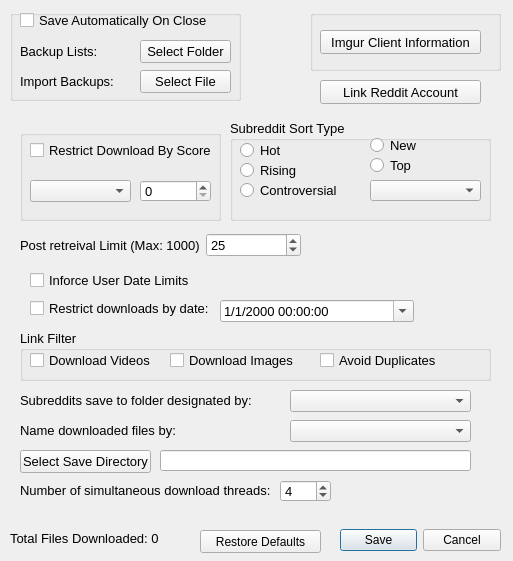
<?xml version="1.0" encoding="UTF-8"?>
<ui version="4.0">
 <class>Settings</class>
 <widget class="QWidget" name="Settings">
  <property name="geometry">
   <rect>
    <x>0</x>
    <y>0</y>
    <width>513</width>
    <height>561</height>
   </rect>
  </property>
  <property name="sizePolicy">
   <sizepolicy hsizetype="Fixed" vsizetype="Fixed">
    <horstretch>0</horstretch>
    <verstretch>0</verstretch>
   </sizepolicy>
  </property>
  <property name="minimumSize">
   <size>
    <width>513</width>
    <height>561</height>
   </size>
  </property>
  <property name="maximumSize">
   <size>
    <width>513</width>
    <height>561</height>
   </size>
  </property>
  <property name="windowTitle">
   <string>Settings</string>
  </property>
  <property name="windowIcon">
   <iconset>
    <normaloff>Images/settings_single_gear.png</normaloff>Images/settings_single_gear.png</iconset>
  </property>
  <property name="whatsThis">
   <string>&lt;html&gt;&lt;head/&gt;&lt;body&gt;&lt;p&gt;&lt;span style=&quot; font-size:10pt;&quot;&gt;This is a section to watch subreddits for top posts, and add users to userlist that are in the top&lt;/span&gt;&lt;/p&gt;&lt;/body&gt;&lt;/html&gt;</string>
  </property>
  <widget class="QWidget" name="gridLayoutWidget_2">
   <property name="geometry">
    <rect>
     <x>310</x>
     <y>10</y>
     <width>191</width>
     <height>61</height>
    </rect>
   </property>
   <layout class="QGridLayout" name="gridLayout_2">
    <item row="2" column="0">
     <widget class="QGroupBox" name="accounts_group">
      <property name="title">
       <string/>
      </property>
      <widget class="QPushButton" name="imgur_client_button">
       <property name="geometry">
        <rect>
         <x>10</x>
         <y>20</y>
         <width>161</width>
         <height>24</height>
        </rect>
       </property>
       <property name="font">
        <font>
         <pointsize>10</pointsize>
        </font>
       </property>
       <property name="text">
        <string>Imgur Client Information</string>
       </property>
      </widget>
     </widget>
    </item>
   </layout>
  </widget>
  <widget class="QWidget" name="gridLayoutWidget">
   <property name="geometry">
    <rect>
     <x>10</x>
     <y>10</y>
     <width>231</width>
     <height>91</height>
    </rect>
   </property>
   <layout class="QGridLayout" name="gridLayout">
    <item row="0" column="0">
     <widget class="QGroupBox" name="groupBox">
      <property name="title">
       <string/>
      </property>
      <widget class="QCheckBox" name="auto_save_checkbox">
       <property name="geometry">
        <rect>
         <x>10</x>
         <y>0</y>
         <width>199</width>
         <height>20</height>
        </rect>
       </property>
       <property name="font">
        <font>
         <pointsize>10</pointsize>
        </font>
       </property>
       <property name="text">
        <string>Save Automatically On Close</string>
       </property>
      </widget>
      <widget class="QLabel" name="label">
       <property name="geometry">
        <rect>
         <x>10</x>
         <y>30</y>
         <width>85</width>
         <height>23</height>
        </rect>
       </property>
       <property name="font">
        <font>
         <pointsize>10</pointsize>
        </font>
       </property>
       <property name="text">
        <string>Backup Lists:</string>
       </property>
      </widget>
      <widget class="QPushButton" name="backup_select_folder_button">
       <property name="geometry">
        <rect>
         <x>130</x>
         <y>30</y>
         <width>91</width>
         <height>23</height>
        </rect>
       </property>
       <property name="font">
        <font>
         <pointsize>10</pointsize>
        </font>
       </property>
       <property name="text">
        <string>Select Folder</string>
       </property>
      </widget>
      <widget class="QLabel" name="label_2">
       <property name="geometry">
        <rect>
         <x>10</x>
         <y>60</y>
         <width>109</width>
         <height>23</height>
        </rect>
       </property>
       <property name="font">
        <font>
         <pointsize>10</pointsize>
        </font>
       </property>
       <property name="text">
        <string>Import Backups:</string>
       </property>
      </widget>
      <widget class="QPushButton" name="backup_import_file_button">
       <property name="geometry">
        <rect>
         <x>130</x>
         <y>60</y>
         <width>91</width>
         <height>23</height>
        </rect>
       </property>
       <property name="font">
        <font>
         <pointsize>10</pointsize>
        </font>
       </property>
       <property name="text">
        <string>Select File</string>
       </property>
      </widget>
     </widget>
    </item>
   </layout>
  </widget>
  <widget class="QWidget" name="gridLayoutWidget_6">
   <property name="geometry">
    <rect>
     <x>10</x>
     <y>110</y>
     <width>491</width>
     <height>401</height>
    </rect>
   </property>
   <layout class="QGridLayout" name="gridLayout_6">
    <item row="0" column="0">
     <widget class="QStackedWidget" name="stackedWidget">
      <property name="font">
       <font>
        <pointsize>10</pointsize>
       </font>
      </property>
      <property name="currentIndex">
       <number>0</number>
      </property>
      <widget class="QWidget" name="page">
       <widget class="QWidget" name="gridLayoutWidget_3">
        <property name="geometry">
         <rect>
          <x>10</x>
          <y>20</y>
          <width>201</width>
          <height>91</height>
         </rect>
        </property>
        <layout class="QGridLayout" name="gridLayout_3" rowstretch="0,0">
         <property name="horizontalSpacing">
          <number>6</number>
         </property>
         <item row="1" column="0">
          <widget class="QGroupBox" name="score_group">
           <property name="title">
            <string/>
           </property>
           <widget class="QCheckBox" name="restrict_to_score_checkbox">
            <property name="geometry">
             <rect>
              <x>10</x>
              <y>10</y>
              <width>181</width>
              <height>20</height>
             </rect>
            </property>
            <property name="font">
             <font>
              <pointsize>10</pointsize>
             </font>
            </property>
            <property name="toolTip">
             <string>&lt;html&gt;&lt;head/&gt;&lt;body&gt;&lt;p&gt;&lt;span style=&quot; font-size:10pt;&quot;&gt;If checked, posts will only be downloaded if they are above or below a certain score&lt;/span&gt;&lt;/p&gt;&lt;/body&gt;&lt;/html&gt;</string>
            </property>
            <property name="layoutDirection">
             <enum>Qt::LeftToRight</enum>
            </property>
            <property name="text">
             <string>Restrict Download By Score</string>
            </property>
           </widget>
           <widget class="QComboBox" name="post_score_combo">
            <property name="geometry">
             <rect>
              <x>10</x>
              <y>50</y>
              <width>101</width>
              <height>22</height>
             </rect>
            </property>
            <property name="font">
             <font>
              <pointsize>10</pointsize>
             </font>
            </property>
            <property name="editable">
             <bool>false</bool>
            </property>
            <property name="currentText">
             <string/>
            </property>
           </widget>
           <widget class="QSpinBox" name="post_score_limit_spin_box">
            <property name="geometry">
             <rect>
              <x>120</x>
              <y>50</y>
              <width>71</width>
              <height>22</height>
             </rect>
            </property>
            <property name="maximum">
             <number>100000</number>
            </property>
           </widget>
          </widget>
         </item>
        </layout>
       </widget>
       <widget class="QWidget" name="gridLayoutWidget_5">
        <property name="geometry">
         <rect>
          <x>220</x>
          <y>10</y>
          <width>261</width>
          <height>101</height>
         </rect>
        </property>
        <layout class="QGridLayout" name="gridLayout_5">
         <item row="1" column="0" rowspan="2">
          <widget class="QGroupBox" name="subreddit_sort_group">
           <property name="font">
            <font>
             <pointsize>10</pointsize>
            </font>
           </property>
           <property name="title">
            <string>Subreddit Sort Type</string>
           </property>
           <widget class="QRadioButton" name="sub_sort_hot_radio">
            <property name="geometry">
             <rect>
              <x>10</x>
              <y>20</y>
              <width>51</width>
              <height>21</height>
             </rect>
            </property>
            <property name="font">
             <font>
              <pointsize>10</pointsize>
             </font>
            </property>
            <property name="text">
             <string>Hot</string>
            </property>
           </widget>
           <widget class="QRadioButton" name="sub_sort_rising_radio">
            <property name="geometry">
             <rect>
              <x>10</x>
              <y>40</y>
              <width>61</width>
              <height>21</height>
             </rect>
            </property>
            <property name="font">
             <font>
              <pointsize>10</pointsize>
             </font>
            </property>
            <property name="text">
             <string>Rising</string>
            </property>
           </widget>
           <widget class="QRadioButton" name="sub_sort_new_radio">
            <property name="geometry">
             <rect>
              <x>140</x>
              <y>10</y>
              <width>91</width>
              <height>31</height>
             </rect>
            </property>
            <property name="font">
             <font>
              <pointsize>10</pointsize>
             </font>
            </property>
            <property name="text">
             <string>New</string>
            </property>
           </widget>
           <widget class="QRadioButton" name="sub_sort_top_radio">
            <property name="geometry">
             <rect>
              <x>140</x>
              <y>30</y>
              <width>91</width>
              <height>31</height>
             </rect>
            </property>
            <property name="font">
             <font>
              <pointsize>10</pointsize>
             </font>
            </property>
            <property name="text">
             <string>Top</string>
            </property>
           </widget>
           <widget class="QRadioButton" name="sub_sort_controversial_radio">
            <property name="geometry">
             <rect>
              <x>10</x>
              <y>60</y>
              <width>111</width>
              <height>21</height>
             </rect>
            </property>
            <property name="font">
             <font>
              <pointsize>10</pointsize>
             </font>
            </property>
            <property name="text">
             <string>Controversial</string>
            </property>
           </widget>
           <widget class="QComboBox" name="sub_sort_top_combo">
            <property name="geometry">
             <rect>
              <x>140</x>
              <y>60</y>
              <width>111</width>
              <height>21</height>
             </rect>
            </property>
           </widget>
          </widget>
         </item>
        </layout>
       </widget>
       <widget class="QWidget" name="gridLayoutWidget_4">
        <property name="geometry">
         <rect>
          <x>10</x>
          <y>120</y>
          <width>281</width>
          <height>31</height>
         </rect>
        </property>
        <layout class="QGridLayout" name="gridLayout_4">
         <item row="0" column="0">
          <widget class="QLabel" name="post_limit_label">
           <property name="font">
            <font>
             <pointsize>10</pointsize>
            </font>
           </property>
           <property name="text">
            <string>Post retreival Limit (Max: 1000)</string>
           </property>
          </widget>
         </item>
         <item row="0" column="1">
          <widget class="QSpinBox" name="post_limit_spinbox">
           <property name="font">
            <font>
             <pointsize>10</pointsize>
            </font>
           </property>
           <property name="toolTip">
            <string>&lt;html&gt;&lt;head/&gt;&lt;body&gt;&lt;p&gt;&lt;span style=&quot; font-size:10pt;&quot;&gt;Sets the max number of posts to retrieve from Reddit.  The limit is 1000 posts (this limit is imposed by the reddit api)&lt;/span&gt;&lt;/p&gt;&lt;/body&gt;&lt;/html&gt;</string>
           </property>
           <property name="buttonSymbols">
            <enum>QAbstractSpinBox::UpDownArrows</enum>
           </property>
           <property name="accelerated">
            <bool>true</bool>
           </property>
           <property name="minimum">
            <number>1</number>
           </property>
           <property name="maximum">
            <number>1000</number>
           </property>
           <property name="value">
            <number>25</number>
           </property>
          </widget>
         </item>
        </layout>
       </widget>
       <widget class="QGroupBox" name="groupBox_2">
        <property name="geometry">
         <rect>
          <x>10</x>
          <y>220</y>
          <width>471</width>
          <height>51</height>
         </rect>
        </property>
        <property name="font">
         <font>
          <pointsize>10</pointsize>
         </font>
        </property>
        <property name="title">
         <string>Link Filter</string>
        </property>
        <widget class="QCheckBox" name="link_filter_video_checkbox">
         <property name="geometry">
          <rect>
           <x>10</x>
           <y>20</y>
           <width>131</width>
           <height>21</height>
          </rect>
         </property>
         <property name="font">
          <font>
           <pointsize>10</pointsize>
          </font>
         </property>
         <property name="text">
          <string>Download Videos</string>
         </property>
        </widget>
        <widget class="QCheckBox" name="link_filter_image_checkbox">
         <property name="geometry">
          <rect>
           <x>150</x>
           <y>20</y>
           <width>131</width>
           <height>21</height>
          </rect>
         </property>
         <property name="font">
          <font>
           <pointsize>10</pointsize>
          </font>
         </property>
         <property name="text">
          <string>Download Images</string>
         </property>
        </widget>
        <widget class="QCheckBox" name="link_filter_avoid_duplicates_checkbox">
         <property name="geometry">
          <rect>
           <x>300</x>
           <y>20</y>
           <width>131</width>
           <height>21</height>
          </rect>
         </property>
         <property name="font">
          <font>
           <pointsize>10</pointsize>
          </font>
         </property>
         <property name="text">
          <string>Avoid Duplicates</string>
         </property>
        </widget>
       </widget>
       <widget class="QCheckBox" name="date_restriction_checkbox">
        <property name="geometry">
         <rect>
          <x>20</x>
          <y>160</y>
          <width>201</width>
          <height>21</height>
         </rect>
        </property>
        <property name="font">
         <font>
          <pointsize>10</pointsize>
         </font>
        </property>
        <property name="toolTip">
         <string>&lt;html&gt;&lt;head/&gt;&lt;body&gt;&lt;p&gt;&lt;span style=&quot; font-size:10pt;&quot;&gt;If checked, only links that have been posted after the date of the last post downloaded by each user will be downloaded.&lt;/span&gt;&lt;/p&gt;&lt;/body&gt;&lt;/html&gt;</string>
        </property>
        <property name="text">
         <string>Inforce User Date Limits</string>
        </property>
       </widget>
       <widget class="QLabel" name="subreddit_save_location_label">
        <property name="geometry">
         <rect>
          <x>10</x>
          <y>280</y>
          <width>271</width>
          <height>21</height>
         </rect>
        </property>
        <property name="font">
         <font>
          <pointsize>10</pointsize>
         </font>
        </property>
        <property name="text">
         <string>Subreddits save to folder designated by:</string>
        </property>
       </widget>
       <widget class="QComboBox" name="subreddit_save_by_combo">
        <property name="geometry">
         <rect>
          <x>280</x>
          <y>280</y>
          <width>181</width>
          <height>22</height>
         </rect>
        </property>
       </widget>
       <widget class="QLabel" name="name_files_label">
        <property name="geometry">
         <rect>
          <x>10</x>
          <y>310</y>
          <width>181</width>
          <height>21</height>
         </rect>
        </property>
        <property name="font">
         <font>
          <pointsize>10</pointsize>
         </font>
        </property>
        <property name="text">
         <string>Name downloaded files by:</string>
        </property>
       </widget>
       <widget class="QComboBox" name="name_downloads_by_combo">
        <property name="geometry">
         <rect>
          <x>280</x>
          <y>310</y>
          <width>181</width>
          <height>22</height>
         </rect>
        </property>
       </widget>
       <widget class="QLineEdit" name="save_directory_line_edit">
        <property name="geometry">
         <rect>
          <x>150</x>
          <y>340</y>
          <width>311</width>
          <height>21</height>
         </rect>
        </property>
        <property name="font">
         <font>
          <pointsize>9</pointsize>
         </font>
        </property>
       </widget>
       <widget class="QPushButton" name="save_directory_dialog_button">
        <property name="geometry">
         <rect>
          <x>10</x>
          <y>340</y>
          <width>131</width>
          <height>23</height>
         </rect>
        </property>
        <property name="font">
         <font>
          <pointsize>10</pointsize>
         </font>
        </property>
        <property name="text">
         <string>Select Save Directory</string>
        </property>
       </widget>
       <widget class="QCheckBox" name="restrict_by_custom_date_checkbox">
        <property name="geometry">
         <rect>
          <x>20</x>
          <y>190</y>
          <width>181</width>
          <height>17</height>
         </rect>
        </property>
        <property name="text">
         <string>Restrict downloads by date:</string>
        </property>
       </widget>
       <widget class="QDateTimeEdit" name="date_limit_edit">
        <property name="geometry">
         <rect>
          <x>210</x>
          <y>190</y>
          <width>194</width>
          <height>22</height>
         </rect>
        </property>
        <property name="displayFormat">
         <string>M/d/yyyy hh:mm:ss</string>
        </property>
        <property name="calendarPopup">
         <bool>true</bool>
        </property>
       </widget>
       <widget class="QLabel" name="label_3">
        <property name="geometry">
         <rect>
          <x>10</x>
          <y>370</y>
          <width>261</width>
          <height>21</height>
         </rect>
        </property>
        <property name="text">
         <string>Number of simultaneous download threads:</string>
        </property>
       </widget>
       <widget class="QSpinBox" name="thread_limit_spinbox">
        <property name="geometry">
         <rect>
          <x>270</x>
          <y>370</y>
          <width>51</width>
          <height>22</height>
         </rect>
        </property>
        <property name="toolTip">
         <string>&lt;html&gt;&lt;head/&gt;&lt;body&gt;&lt;p&gt;&lt;span style=&quot; font-size:10pt;&quot;&gt;This is the number of download threads that will be spawned to download content simultaneously.  The max number is set based on your computers number of processor cores (real and logical)&lt;/span&gt;&lt;/p&gt;&lt;/body&gt;&lt;/html&gt;</string>
        </property>
        <property name="maximum">
         <number>12</number>
        </property>
        <property name="value">
         <number>4</number>
        </property>
       </widget>
      </widget>
     </widget>
    </item>
   </layout>
  </widget>
  <widget class="QDialogButtonBox" name="save_cancel_button_box">
   <property name="geometry">
    <rect>
     <x>340</x>
     <y>520</y>
     <width>161</width>
     <height>41</height>
    </rect>
   </property>
   <property name="standardButtons">
    <set>QDialogButtonBox::Cancel|QDialogButtonBox::Save</set>
   </property>
   <property name="centerButtons">
    <bool>false</bool>
   </property>
  </widget>
  <widget class="QLabel" name="total_files_downloaded_label">
   <property name="geometry">
    <rect>
     <x>10</x>
     <y>530</y>
     <width>171</width>
     <height>16</height>
    </rect>
   </property>
   <property name="font">
    <font>
     <pointsize>10</pointsize>
    </font>
   </property>
   <property name="text">
    <string>Total Files Downloaded: 0</string>
   </property>
  </widget>
  <widget class="QPushButton" name="restore_defaults_button">
   <property name="geometry">
    <rect>
     <x>200</x>
     <y>530</y>
     <width>121</width>
     <height>23</height>
    </rect>
   </property>
   <property name="text">
    <string>Restore Defaults</string>
   </property>
  </widget>
  <widget class="QPushButton" name="reddit_account_link_button">
   <property name="geometry">
    <rect>
     <x>320</x>
     <y>80</y>
     <width>161</width>
     <height>24</height>
    </rect>
   </property>
   <property name="font">
    <font>
     <pointsize>10</pointsize>
    </font>
   </property>
   <property name="text">
    <string>Link Reddit Account</string>
   </property>
  </widget>
 </widget>
 <resources/>
 <connections/>
</ui>
